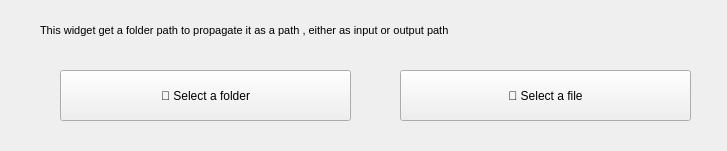
<?xml version="1.0" encoding="UTF-8"?>
<ui version="4.0">
 <class>Form</class>
 <widget class="QWidget" name="Form">
  <property name="geometry">
   <rect>
    <x>0</x>
    <y>0</y>
    <width>727</width>
    <height>151</height>
   </rect>
  </property>
  <property name="windowTitle">
   <string>Input_dir or Output_dir</string>
  </property>
  <widget class="QLabel" name="Description">
   <property name="geometry">
    <rect>
     <x>40</x>
     <y>10</y>
     <width>641</width>
     <height>41</height>
    </rect>
   </property>
   <property name="sizePolicy">
    <sizepolicy hsizetype="Maximum" vsizetype="Expanding">
     <horstretch>0</horstretch>
     <verstretch>0</verstretch>
    </sizepolicy>
   </property>
   <property name="font">
    <font>
     <pointsize>8</pointsize>
    </font>
   </property>
   <property name="text">
    <string>This widget get a folder path to propagate it as a path , either as input or output path</string>
   </property>
   <property name="wordWrap">
    <bool>true</bool>
   </property>
  </widget>
  <widget class="QPushButton" name="folderButton">
   <property name="geometry">
    <rect>
     <x>60</x>
     <y>70</y>
     <width>291</width>
     <height>51</height>
    </rect>
   </property>
   <property name="text">
    <string>📂 Select a folder</string>
   </property>
  </widget>
  <widget class="QPushButton" name="fileButton">
   <property name="geometry">
    <rect>
     <x>400</x>
     <y>70</y>
     <width>291</width>
     <height>51</height>
    </rect>
   </property>
   <property name="text">
    <string>📂 Select a file</string>
   </property>
  </widget>
 </widget>
 <resources/>
 <connections/>
</ui>
